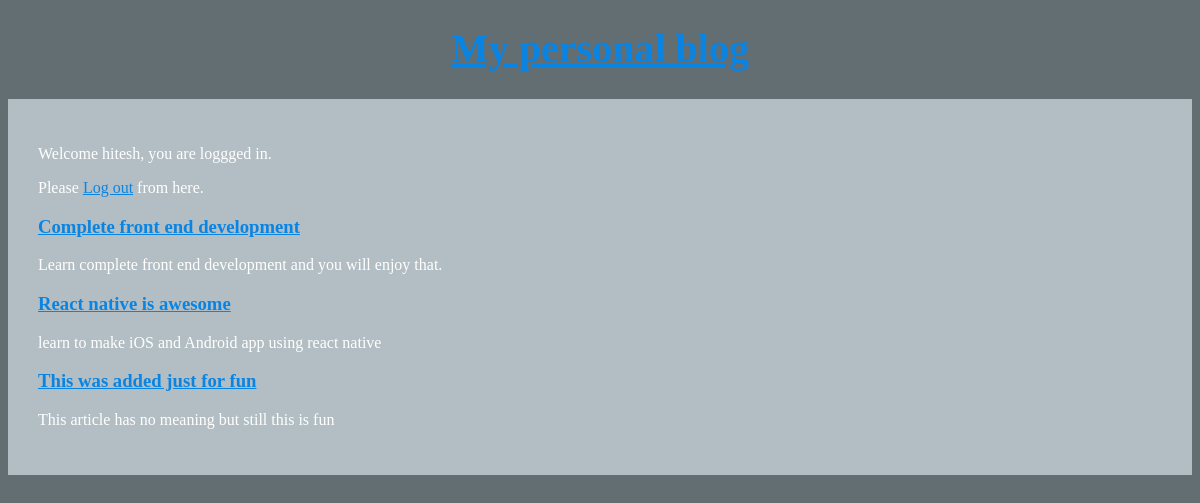
The app's page / (signed in) with its own data.
### articles/models.py (models this page shows, shortened)
class Article(models.Model):
    author = models.ForeignKey(
        'auth.User',
        on_delete=models.CASCADE,
    )
    title = models.CharField(max_length=200)
    text = models.TextField()

### articles/views.py (the view)
# urls.py: path('', views.ArticleListView.as_view(), name='home' ),
class ArticleListView(ListView):
    model = Article
    template_name = 'home.html'

### templates/home.html
{% extends 'base.html' %}
{% block content1 %}
{% for arti in object_list %}
<div class="article">
  <h3><a href="{% url 'article_page' arti.pk %}">{{ arti.title }}</a></h3>
  <p>{{ arti.text  }}</p>
</div>
{% endfor %}
{% endblock content1 %}

### templates/base.html (shortened to what this page needs)
{% load staticfiles %}
<!DOCTYPE html>
<html lang="en">
<head>
  <link rel="stylesheet" href="{% static 'css/basestyles.css' %}">
</head>
<body>
  <header>
    <h1><a href="/">My personal blog</a></h1>
  </header>
    <div class="container">
      {% if user.is_authenticated %}
        <p>Welcome {{ user.username }}, you are loggged in.</p>
        <p>Please <a href="{% url 'logout' %}">Log out</a> from here.</p>
        {% block content1 %}
        {% endblock content1 %}
      {%else%}
        <p>Please <a href="{% url 'login' %}">click</a> here to login.</p>
        <p>To create new user, <a href="{% url 'signup' %}">sign up</a> from here.</p>
      {% endif%}
    </div>
</body>
</html>

### static/css/basestyles.css (style rules this page uses)
body { background-color: #636e72; color: #FFF; }
h1 { font-size: 2.5rem; text-align: center; margin-top: 25px; }
a { color: #0984e3; }
.container { margin-top: 20px; background-color: #b2bec3; padding: 30px; }

### records on screen
Article: title "Complete front end development", text "Learn complete front end development and you will enjoy that."
Article: title "React native is awesome", text "learn to make iOS and Android app using react native"
Article: title "This was added just for fun", text "This article has no meaning but still this is fun"

### other values on screen
{{ user.username }} "hitesh"
